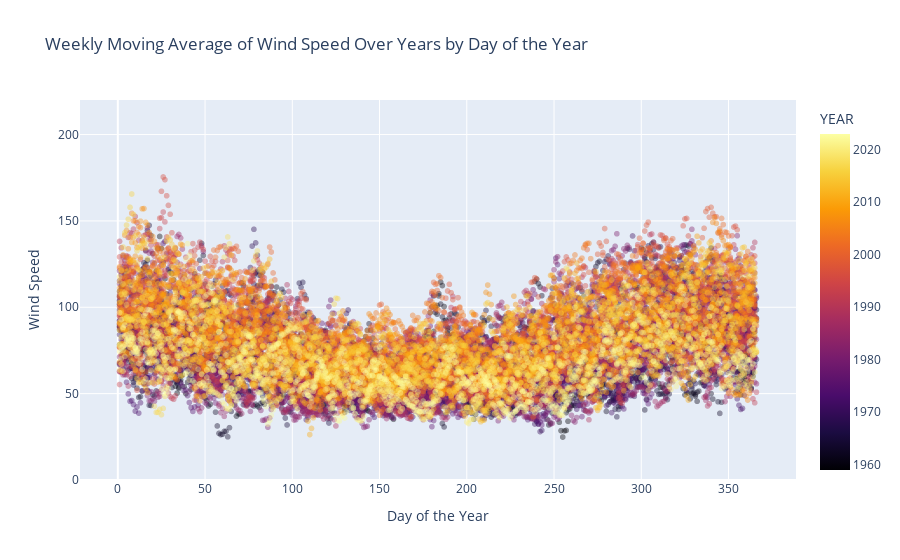

Here is the notebook cell this chart was saved with:
### Code cell
# Scatter Plot of MA wind speed color sheme is by YEAR

fig = px.scatter(df, x='DAY_OF_YEAR', y='SPEED_MA', color='YEAR', title='Weekly Moving Average of Wind Speed Over Years by Day of the Year',color_continuous_scale=px.colors.sequential.Inferno)


fig.update_xaxes(title='Day of the Year')
fig.update_yaxes(title='Wind Speed')
fig.update_traces(opacity=.4)
fig.update_traces(marker={'size': 6})
fig.update_layout(yaxis_range=[0, 220])
fig.show()

### Figure 1 — Plotly figure (JSON) as saved in the notebook; plotly's stock layout.template omitted (floating-point values rounded to 4 significant figures; data arrays with more than 128 entries replaced by an {"elided": "..."} marker saying what was removed)
{"data": [{"hovertemplate": "DAY_OF_YEAR=%{x}<br>SPEED_MA=%{y}<br>YEAR=%{marker.color}<extra></extra>", "legendgroup": "", "marker": {"color": {"elided": "23206 int values"}, "coloraxis": "coloraxis", "size": 6, "symbol": "circle"}, "mode": "markers", "name": "", "opacity": 0.4, "showlegend": false, "type": "scattergl", "x": {"elided": "23206 int values"}, "xaxis": "x", "y": {"elided": "23206 float values"}, "yaxis": "y"}], "layout": {"coloraxis": {"colorbar": {"title": {"text": "YEAR"}}, "colorscale": [[0, "#000004"], [0.1111, "#1b0c41"], [0.2222, "#4a0c6b"], [0.3333, "#781c6d"], [0.4444, "#a52c60"], [0.5556, "#cf4446"], [0.6667, "#ed6925"], [0.7778, "#fb9b06"], [0.8889, "#f7d13d"], [1, "#fcffa4"]]}, "legend": {"tracegroupgap": 0}, "title": {"text": "Weekly Moving Average of Wind Speed Over Years by Day of the Year"}, "xaxis": {"anchor": "y", "domain": [0, 1], "title": {"text": "Day of the Year"}}, "yaxis": {"anchor": "x", "domain": [0, 1], "range": [0, 220], "title": {"text": "Wind Speed"}}}}
